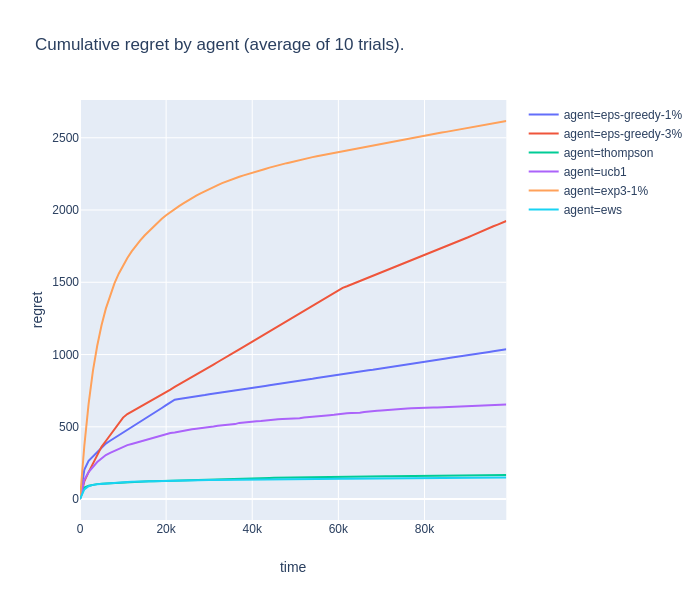

Python code for this plot:
"""Chez Bandit: multi-armed bandits"""

from collections import defaultdict
from typing import Tuple
import numpy as np
import pandas as pd
import plotly.express as px

from online_stats import OnlineStats


class GaussianEnv:
    """Bandit environment with normally distributed rewards.
    
    Means and variances are randomized.
    """

    def __init__(self, num_actions: int):
        self.means = np.random.uniform(size=num_actions)
        self.deviations = np.random.uniform(size=num_actions)
        self.regrets = np.max(self.means) - self.means

    def step(self, action: int) -> Tuple[float, float]:
        reward = np.random.normal(self.means[action], self.deviations[action])
        regret = self.regrets[action]
        return reward, regret


class EpsilonGreedy:
    def __init__(self, num_actions: int, eps: float):
        self.num_actions = num_actions
        self.eps = eps
        self.cum_rewards = np.zeros(num_actions)
        self.num_action_taken = np.zeros(num_actions, dtype=int)

    def act(self) -> int:
        if np.random.random() < self.eps:
            return np.random.choice(self.num_actions)
        else:
            avg_rewards = self.cum_rewards / self.num_action_taken.clip(min=1)
            return tb_argmax(avg_rewards)

    def update(self, action: int, reward: float):
        self.cum_rewards[action] += reward
        self.num_action_taken[action] += 1


class GaussianThompsonSampling:
    """Thompson sampling for Gaussian rewards.

    https://en.wikipedia.org/wiki/Conjugate_prior

    Chapelle, Li
    An Empirical Evaluation of Thompson Sampling
    https://papers.nips.cc/paper/4321-an-empirical-evaluation-of-thompson-sampling.pdf
    """

    def __init__(self, num_actions: int):
        self.stats = [OnlineStats() for _ in range(num_actions)]
        self.num_actions = num_actions
        self.initial_uniform = 10 * num_actions

    def act(self) -> int:
        if self.initial_uniform:
            self.initial_uniform -= 1
            return self.initial_uniform % self.num_actions
        # sample means from normal-gamma posterior
        mus = [s.mean for s in self.stats]
        nus = [s.n for s in self.stats]
        alphas = np.array([0.5 * s.n for s in self.stats])
        betas = np.array([0.5 * s.m2 for s in self.stats])
        taus = np.random.gamma(alphas, 1.0 / betas)
        sampled_means = np.random.normal(mus, 1.0 / np.sqrt(nus * taus))
        return tb_argmax(sampled_means)

    def update(self, action: int, reward: float):
        self.stats[action].update(reward)


class UCB1:
    """Upper confidence bound bandit.

    Auer, Cesa-Bianchi, Fischer
    Finite-time Analysis of the Multiarmed Bandit Problem
    """

    def __init__(self, num_actions: int):
        self.num_actions = num_actions
        self.cum_rewards = np.zeros(num_actions)
        self.num_action_taken = np.zeros(num_actions, dtype=int)
        self.initial_uniform = num_actions

    def act(self) -> int:
        if self.initial_uniform:
            self.initial_uniform -= 1
            return self.initial_uniform % self.num_actions
        avg_rewards = self.cum_rewards / self.num_action_taken.clip(min=1)
        t = self.num_action_taken.sum()
        reward_ucb = avg_rewards + np.sqrt(2 * np.log(t) / self.num_action_taken)
        return tb_argmax(reward_ucb)

    def update(self, action: int, reward: float):
        self.cum_rewards[action] += reward
        self.num_action_taken[action] += 1


class Exp3:
    """Exponential-weight algorithm for Exploration and Exploitation (Exp3).

    Auer, Cesa-Bianchi, Freund, Schapire
    The non-stochastic multi-armed bandit problem
    https://cseweb.ucsd.edu/~yfreund/papers/bandits.pdf
    """

    def __init__(self, num_actions: int, gamma: float):
        self.log_weights = np.zeros(num_actions)
        self.num_actions = num_actions
        self.gamma = gamma
        self.initial_uniform = num_actions

    def _action_propensities(self):
        probs = np.exp(log_softmax(self.log_weights))
        probs = (1 - self.gamma) * probs + self.gamma / self.num_actions
        return probs

    def act(self) -> int:
        if self.initial_uniform:
            self.initial_uniform -= 1
            return self.initial_uniform % self.num_actions
        action_probs = self._action_propensities()
        action = np.random.choice(self.num_actions, p=action_probs)
        return action

    def update(self, action: int, reward: float):
        propensity = self._action_propensities()[action]
        ips_reward = reward / propensity
        self.log_weights[action] += ips_reward * self.gamma / self.num_actions


class Ews:
    """Exponentially weighted stochastic (EWS) bandit.

    hat tip: https://twitter.com/eigenikos/status/1191279528875741185

    Maillard
    APPRENTISSAGE SÉQUENTIEL: Bandits, Statistique et Renforcement
    https://tel.archives-ouvertes.fr/tel-00845410/PDF/thesis_Maillard.pdf
    """

    def __init__(self, num_actions: int):
        self.num_actions = num_actions
        self.cum_rewards = np.zeros(num_actions)
        self.num_action_taken = np.zeros(num_actions, dtype=int)

    def act(self) -> int:
        avg_rewards = self.cum_rewards / self.num_action_taken.clip(min=1)
        avg_gaps = np.max(avg_rewards) - avg_rewards
        action_probs = np.exp(log_softmax(-2 * self.num_action_taken * avg_gaps ** 2))
        action = np.random.choice(self.num_actions, p=action_probs)
        return action

    def update(self, action: int, reward: float):
        self.cum_rewards[action] += reward
        self.num_action_taken[action] += 1


def tb_argmax(xs):
    """Tie breaking argmax."""
    ids = np.where(xs == max(xs))[0]
    return np.random.choice(ids)


def log_softmax(logits):
    return logits - np.logaddexp.reduce(logits)


def evaluate(env, agents, horizon):
    cum_regrets = {
        name: np.zeros(horizon)
        for name in agents
    }

    for t in range(horizon):
        for name, agent in agents.items():
            action = agent.act()
            reward, regret = env.step(action)
            agent.update(action, reward)
            cum_regrets[name][t] = cum_regrets[name][t - 1] + regret
    return cum_regrets


num_trials = 10
num_actions = 10
horizon = 100000

cum_regrets = defaultdict(list)
for _ in range(num_trials):
    env = GaussianEnv(num_actions)
    agents = {
        'eps-greedy-1%': EpsilonGreedy(num_actions, .01),
        'eps-greedy-3%': EpsilonGreedy(num_actions, .03),
        'thompson': GaussianThompsonSampling(num_actions),
        'ucb1': UCB1(num_actions),
        'exp3-1%': Exp3(num_actions, 0.01),
        'ews': Ews(num_actions),
    }
    cr = evaluate(env, agents, horizon)
    for name, cum_regret in cr.items():
        cum_regrets[name].append(cum_regret)

avgs = {
    name: np.mean(x, 0) for name, x in cum_regrets.items()
}

stds = {
    name: np.std(x, 0) for name, x in cum_regrets.items()
}


d = pd.DataFrame(avgs)
d["time"] = np.arange(horizon)
d = d.iloc[::1000]
d =  d.melt(id_vars="time", var_name="agent", value_name="regret")
fig = px.line(d, x="time", y="regret", color="agent",
              title=f"Cumulative regret by agent (average of {num_trials} trials).")
fig.show()
fig.write_image("mab.png")
